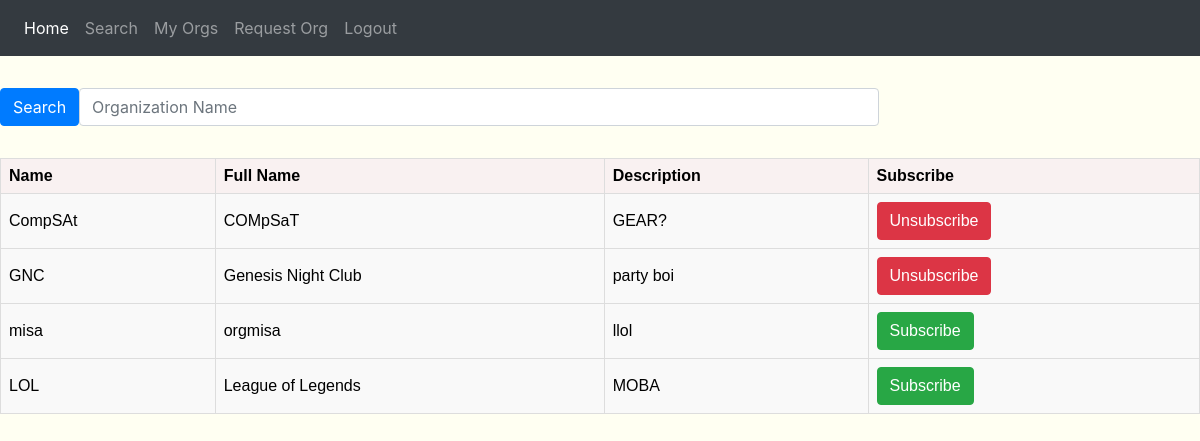
The page /events/search/ (signed in) on the database as committed earlier.
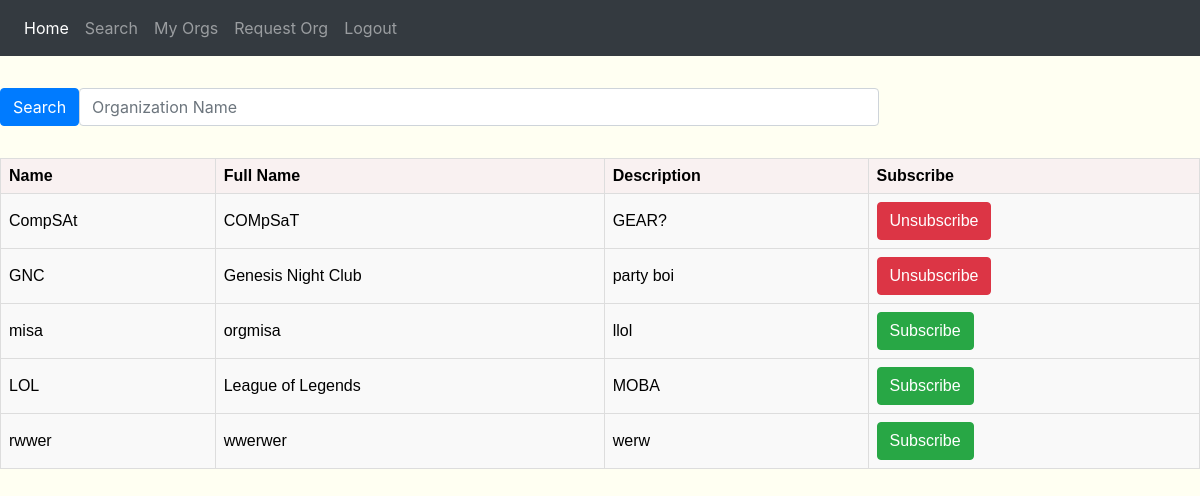
The same page on the database as committed later.
### events/models.py (models this page shows)
class Organization(models.Model):
	Org_ID = models.BigAutoField(primary_key=True)
	Short_Name = models.CharField(max_length=20, blank=False)
	Full_Name = models.CharField(max_length=50, blank=False)
	Description = models.TextField()
	Approved = models.BooleanField(default=False)

### events/views.py (the view, shortened to what this page needs)
def searchView(request):
    modOrgs = Moderator.objects.filter(User=request.user)
    modOrg = Organization.objects.filter(Org_ID__in=modOrgs.values('Org_ID'))
    mod = modOrg.filter(Approved=True)
    subs = Subscription.objects.filter(User=request.user)
    subedOrgs = Organization.objects.filter(Org_ID__in=subs.values('Org_ID'))
    query = request.GET.get('q')
    if query:
        r = Organization.objects.filter(Q(Full_Name__icontains=query) | Q(Short_Name__icontains=query))
        results = r.filter(Approved=True)
    else:
        results = Organization.objects.filter()
    return render(request,'events/search.html',{'results':results,'subscribed':subedOrgs,'moderator':mod})

### events/templates/events/search.html (shortened to what this page needs)
{% extends 'base.html' %}
{% block content %}
<body style="background-color:#fffff2">
	<form id="searchform" method="get" class="form-inline my-2 my-lg-0">
		<button class="btn btn-primary my-2 my-sm-0" type="submit">Search</button>
        <input class="form-control my-2 col-sm-8" type="text" name="q" placeholder="Organization Name" aria-label="Search">
    </form>
<br/>
<table>
	<tr>
		<th>Name</th>
		<th>Full Name</th>
		<th>Description</th>
		<th>Subscribe</th>
	</tr>
    {% for item in results %}
    <tr>
		<td>{{ item.Short_Name }}</td>
		<td>{{ item.Full_Name }}</td>
		<td>{{ item.Description }}</td>
		<form class="form-signin" method="post" novalidate>
			{% if item not in subscribed %}
				<td><button type="submit" class="btn btn-success">Subscribe</button></td>
			{% else %}
				<td><button type="submit" class="btn btn-danger">Unsubscribe</button></td>
			{% endif %}
		</form>
	</tr>
    {% endfor %}
</table>
</body>
{% endblock %}

### events/templates/base.html (shortened to what this page needs)
{% load static %}
<head>
	<link href="{% static 'css/bootstrap.min.css' %}" rel="stylesheet">
	<link href="{% static 'css/starter-template.css' %}" rel="stylesheet">
</head>
<body>
    <nav class="navbar navbar-expand-md navbar-dark bg-dark fixed-top">
		<div class="collapse navbar-collapse" id="navbarsExampleDefault">
			<ul class="navbar-nav mr-auto">
				<li class="nav-item active">
					<a class="nav-link" href="{% url 'Homepage' %}">Home <span class="sr-only">(current)</span></a>
				</li>
				<li class="nav-item">
					<a class ="nav-link" href="{% url 'Search'%}">Search</a>
				</li>
				<li class="nav-item">
					<a class ="nav-link" href="{% url 'MyOrgs'%}">My Orgs</a>
				</li>
				{% if not moderator.exists %}
					<li class="nav-item">
						<a class ="nav-link" href="{% url 'OrgReq'%}">Request Org</a>
					</li>
				{% else %}
					<li class="nav-item">
						<a class ="nav-link" href="{% url 'EventSched'%}">Schedule Event</a>
					</li>
				{% endif %}
				<li class="nav-item">
					<a class ="nav-link" href="{% url 'Logout'%}">Logout</a>
				</li>
			</ul>
		</div>
    </nav>
	{% block content %}
	{% endblock %}
</body>

### events/static/css/starter-template.css (style rules this page uses)
body { padding-top: 5rem; }

### events/templates/events/search.html (style rules this page uses)
table { font-family: arial, sans-serif; border-collapse: collapse; width: 100%; }
td, th { border: 1px solid #dddddd; text-align: left; padding: 8px; }
th { background-color: #f9f1f1; color: black; }
td { background-color: #f9f9f9; color: black; }

Rows that differ between the two databases and show on the page:
added Organization: Short_Name "rwwer", Full_Name "wwerwer", Description "werw"
